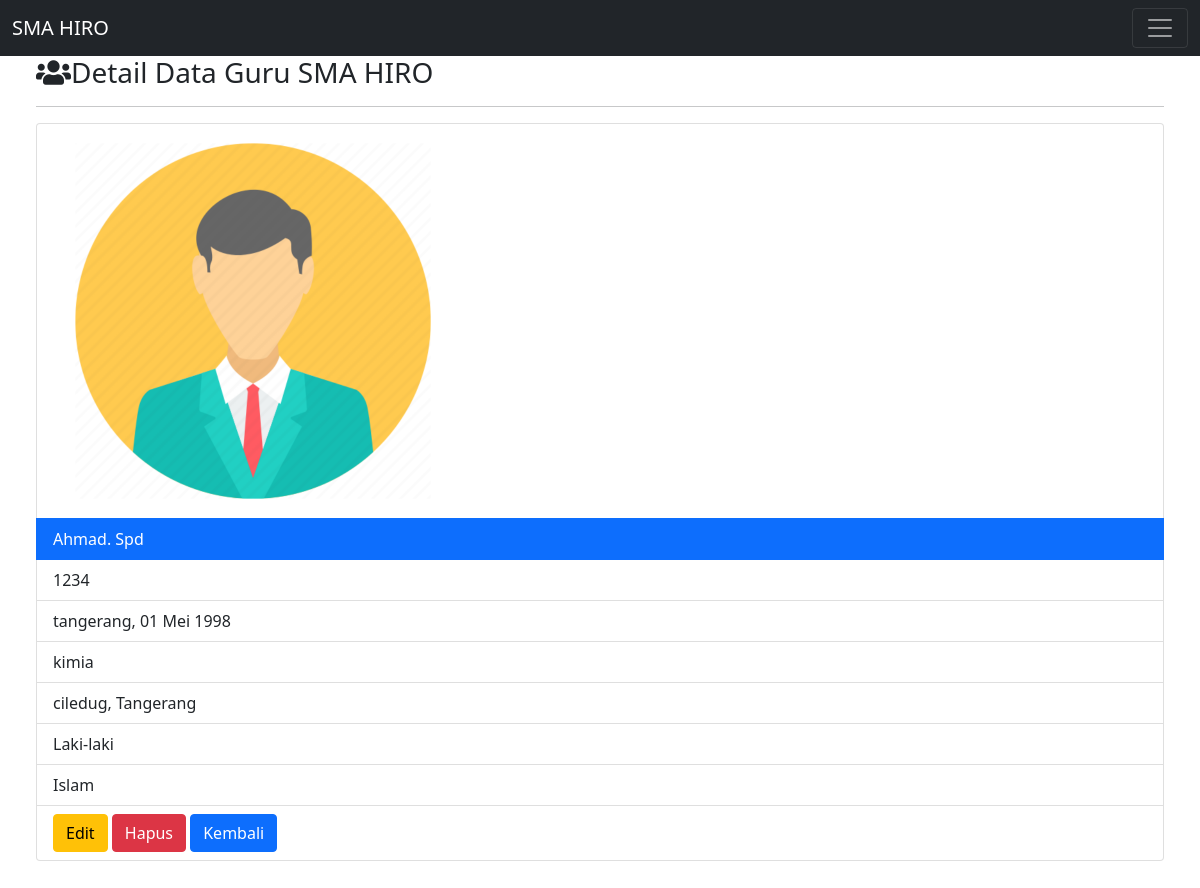
/detailguru.php?id=1234, run on the app's committed database.
### tables this page shows
CREATE TABLE `guru` (
  `id` varchar(15) NOT NULL,
  `nama` varchar(30) NOT NULL,
  `tempat` varchar(30) NOT NULL,
  `mata_pelajaran` varchar(20) NOT NULL,
  `alamat` varchar(30) NOT NULL,
  `jenis_kelamin` varchar(12) NOT NULL,
  `agama` varchar(15) NOT NULL,
  `foto` varchar(10) NOT NULL
);

### function.php (called while the page is built, shortened)
<?php
    $conn = mysqli_connect('localhost','root','','uas_1904030047');
    function query($query)
    {
        global $conn;
        $result = mysqli_query($conn,$query);
        if(mysqli_num_rows($result) ==1 ){
            return mysqli_fetch_assoc($result);
        }
        $rows = [];
        return $rows;
    }
?>

### detailguru.php (the view, shortened to what this page needs)
<?php
require 'function.php';
$id = $_GET['id'];
$guruu = query("SELECT * FROM guru WHERE id = $id");
?>
<!doctype html>
<html lang="en">
<head>
    <link href="tema/bootstrap/css/bootstrap.min.css" rel="stylesheet">
    <link rel="stylesheet" href="tema/fontawesome/css/all.min.css">
</head>
<body>
    <nav class="navbar fixed-top navbar-dark bg-dark">
            <div class="container-fluid">
                <a class="navbar-brand" href="index.php">SMA HIRO</a>
                <button class="navbar-toggler" type="button" data-bs-toggle="collapse" data-bs-target="#navbarSupportedContent" aria-controls="navbarSupportedContent" aria-expanded="false" aria-label="Toggle navigation">
                <span class="navbar-toggler-icon"></span>
                </button>
            </div>
         </nav>
    <div class="row mt-5">
        <div class="col-md-15 p-5 pt-2">
            <h3><i class="fas fa-users"></i>Detail Data Guru SMA HIRO </h3>
            <hr>
            <ul class="list-group">
                <li class="list-group-item"><img src="images/<?= $guruu['foto']; ?>.png" width="400px"></li>
                <li class="list-group-item active"><?= $guruu['nama']; ?></li>
                <li class="list-group-item"><?= $guruu['id']; ?></li>
                <li class="list-group-item"><?= $guruu['tempat']; ?></li>
                <li class="list-group-item"><?= $guruu['mata_pelajaran']; ?></li>
                <li class="list-group-item"><?= $guruu['alamat']; ?></li>
                <li class="list-group-item"><?= $guruu['jenis_kelamin']; ?></li>
                <li class="list-group-item"><?= $guruu['agama']; ?></li>
                <li class="list-group-item">
                    <a href="edit.php?id=<?= $guruu['id']; ?>" class="btn btn-warning" role="button">Edit</a>
                    <a href="hapus.php?id=<?= $guruu['id']; ?>" onclick="return confirm('apakah anda akan menghapus data ini');" class="btn btn-danger" role="button">Hapus</a>
                    <a href="guruu.php" class="btn btn-primary" role="button">Kembali</a>
                </li>
            </ul>
        </div>
    </div>
</body>
</html>

### data on the page
guru: nama "Ahmad. Spd", id "1234", tempat "tangerang, 01 Mei 1998", mata_pelajaran "kimia", alamat "ciledug, Tangerang", jenis_kelamin "Laki-laki", agama "Islam"
